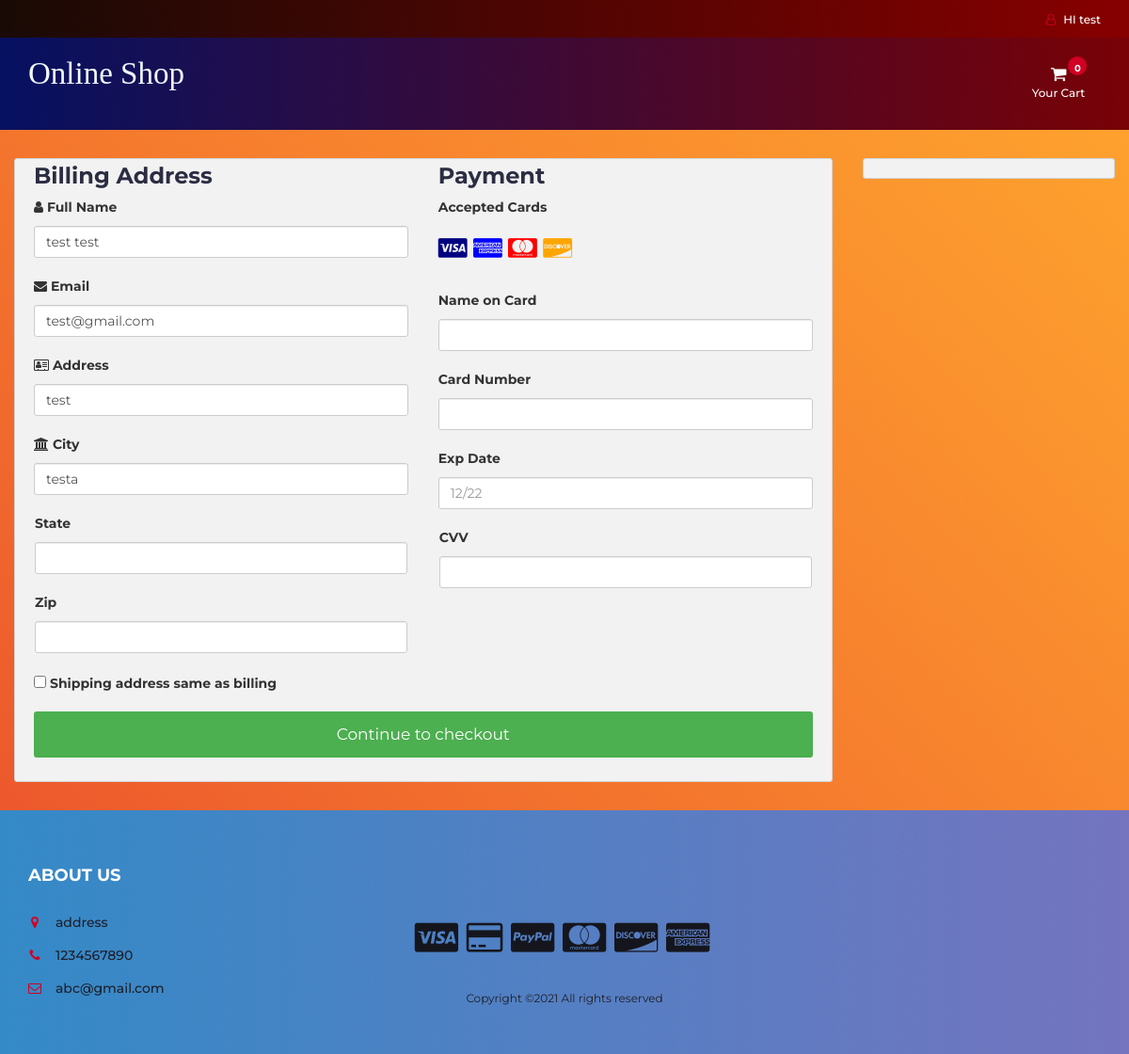
Page /checkout.php (signed in) on the committed database.
### tables this page shows
CREATE TABLE `user_info` (
  `user_id` int(10) NOT NULL,
  `first_name` varchar(100) NOT NULL,
  `last_name` varchar(100) NOT NULL,
  `email` varchar(300) NOT NULL,
  `password` varchar(300) NOT NULL,
  `mobile` varchar(10) NOT NULL,
  `address1` varchar(300) NOT NULL,
  `address2` varchar(11) NOT NULL
);

### checkout.php (the view, shortened to what this page needs)
<?php
include "db.php";
include "header.php";
?>
<section class="section">
	<div class="container-fluid">
		<div class="row-checkout">
		<?php
		if(isset($_SESSION["uid"])){
			$sql = "SELECT * FROM user_info WHERE user_id='$_SESSION[uid]'";
			$query = mysqli_query($con,$sql);
			$row=mysqli_fetch_array($query);
		echo'
			<div class="col-75">
				<div class="container-checkout">
				<form id="checkout_form" action="checkout_process.php" method="POST" class="was-validated">
					<div class="row-checkout">
					<div class="col-50">
						<h3>Billing Address</h3>
						<label for="fname"><i class="fa fa-user" ></i> Full Name</label>
						<input type="text" id="fname" class="form-control" name="firstname" pattern="^[a-zA-Z ]+$"  value="'.$row["first_name"].' '.$row["last_name"].'">
						<label for="email"><i class="fa fa-envelope"></i> Email</label>
						<input type="text" id="email" name="email" class="form-control" pattern="^[_a-z0-9-]+(\.[_a-z0-9-]+)*@[a-z0-9]+(\.[a-z]{2,4})$" value="'.$row["email"].'" required>
						<label for="adr"><i class="fa fa-address-card-o"></i> Address</label>
						<input type="text" id="adr" name="address" class="form-control" value="'.$row["address1"].'" required>
						<label for="city"><i class="fa fa-institution"></i> City</label>
						<input type="text" id="city" name="city" class="form-control" value="'.$row["address2"].'" pattern="^[a-zA-Z ]+$" required>
						<div class="row">
						<div class="col-50">
							<label for="state">State</label>
							<input type="text" id="state" name="state" class="form-control" pattern="^[a-zA-Z ]+$" required>
						</div>
						<div class="col-50">
							<label for="zip">Zip</label>
							<input type="text" id="zip" name="zip" class="form-control" pattern="^[0-9]{6}(?:-[0-9]{4})?$" required>
						</div>
						</div>
					</div>
					<div class="col-50">
						<h3>Payment</h3>
						<label for="fname">Accepted Cards</label>
						<div class="icon-container">
						<i class="fa fa-cc-visa" style="color:navy;"></i>
						<i class="fa fa-cc-amex" style="color:blue;"></i>
						<i class="fa fa-cc-mastercard" style="color:red;"></i>
						<i class="fa fa-cc-discover" style="color:orange;"></i>
						</div>
						<label for="cname">Name on Card</label>
						<input type="text" id="cname" name="cardname" class="form-control" pattern="^[a-zA-Z ]+$" required>
						<div class="form-group" id="card-number-field">
                        <label for="cardNumber">Card Number</label>
                        <input type="text" class="form-control" id="cardNumber" name="cardNumber" required>
                    </div>
						<label for="expdate">Exp Date</label>
						<input type="text" id="expdate" name="expdate" class="form-control" pattern="^((0[1-9])|(1[0-2]))\/(\d{2})$" placeholder="12/22"required>
						<div class="row">
						<div class="col-50">
							<div class="form-group CVV">
								<label for="cvv">CVV</label>
								<input type="text" class="form-control" name="cvv" id="cvv" required>
						</div>
						</div>
					</div>
					</div>
					</div>
					<label><input type="CHECKBOX" name="q" class="roomselect" value="conform" required> Shipping address same as billing
					</label>';
					$total=0;
					$total_count=$_POST['total_count'];
				echo'
				<input type="hidden" name="total_count" value="'.$total_count.'">
					<input type="hidden" name="total_price" value="'.$total.'">
					<input type="submit" id="submit" value="Continue to checkout" class="checkout-btn">
				</form>
				</div>
			</div>
			';
		}else{
			echo"<script>window.location.href = 'cart.php'</script>";
		}
		?>
			<div class="col-25">
				<div class="container-checkout">
				</div>
			</div>
		</div>
	</div>
</section>
<?php
include "footer.php";
?>

### header.php (shortened to what this page needs)
<!DOCTYPE html>
<html lang="en">
	<head>
		<link type="text/css" rel="stylesheet" href="css/bootstrap.min.css"/>
		<link type="text/css" rel="stylesheet" href="css/slick.css"/>
		<link type="text/css" rel="stylesheet" href="css/slick-theme.css"/>
		<link type="text/css" rel="stylesheet" href="css/nouislider.min.css"/>
		<link rel="stylesheet" href="css/font-awesome.min.css">
		<link type="text/css" rel="stylesheet" href="css/style.css"/>
		<link type="text/css" rel="stylesheet" href="css/accountbtn.css"/>
    </head>
	<body>
		<header>
			<div id="top-header">
				<div class="container">
					<ul class="header-links pull-right">
						<li><?php
                             include "db.php";
                            if(isset($_SESSION["uid"])){
                                $sql = "SELECT first_name FROM user_info WHERE user_id='$_SESSION[uid]'";
                                $query = mysqli_query($con,$sql);
                                $row=mysqli_fetch_array($query);
                                echo '
                               <div class="dropdownn">
                                  <a href="#" class="dropdownn" data-toggle="modal" data-target="#myModal" ><i class="fa fa-user-o"></i> HI '.$row["first_name"].'</a>
                                  <div class="dropdownn-content">
                                    <a href="" data-toggle="modal" data-target="#profile"><i class="fa fa-user-circle" aria-hidden="true" ></i>My Profile</a>
                                    <a href="logout.php"  ><i class="fa fa-sign-in" aria-hidden="true"></i>Log out</a>
                                  </div>
                                </div>';
                            }
                                             ?>
                                </li>
					</ul>
				</div>
			</div>
			<div id="header">
				<div class="container">
					<div class="row">
						<div class="col-md-6">
							<div class="header-logo">
								<a href="http://localhost/myproject/shopping-website-DBMS/index.php" class="logo">
								<font style="font-style:normal; font-size: 33px;color: aliceblue;font-family: serif">
                                        Online Shop
                                    </font>
								</a>
							</div>
						</div>
						<div class="col-md-6 clearfix">
							<div class="header-ctn">
								<div class="dropdown">
									<a class="dropdown-toggle" data-toggle="dropdown" aria-expanded="true">
										<i class="fa fa-shopping-cart"></i>
										<span>Your Cart</span>
										<div class="badge qty">0</div>
									</a>
									</div>
							</div>
						</div>
					</div>
				</div>
			</div>
		</header>

### css/style.css (style rules this page uses)
body { font-family: 'Montserrat', sans-serif; font-weight: 400; background-image: linear-gradient(-134deg, #FFA62E 0%, #FB962E 20%, #F8852E 40%, #F3742D 60%, #EF612D 80%, #EA4D2C 100%); }
h1, h2, h3, h4, h5, h6 { color: #2B2D42; font-weight: 700; margin: 0 0 10px; }
a { color: #2B2D42; font-weight: 500; -webkit-transition: 0.2s color; transition: 0.2s color; }
ul, ol { margin: 0; padding: 0; list-style: none }
.section { padding-top: 30px; padding-bottom: 30px; }
#top-header { padding-top: 10px; padding-bottom: 10px; background-color: #1E1F29; }
.header-links li { display: inline-block; margin-right: 15px; font-size: 12px; }
.header-links li:last-child { margin-right: 0px; }
.header-links li a { color: #FFF; }
.header-links li i { color: #D10024; margin-right: 5px; }
#header { padding-top: 15px; padding-bottom: 15px; background-image: linear-gradient(-135deg, #FF6CAB 0%, #F660BC 10%, #EC53CD 20%, #E045DE 30%, #D335EE 40%, #C323FF 50%, #B53AFF 60%, #A749FF 70%, #9854FF 80%, #865EFF 90%, #7366FF 100%); }
.header-logo { float: left; }
.header-ctn { float: right; padding: 15px 0px; }
.header-ctn>div { display: inline-block; }
.header-ctn>div>a { display: block; position: relative; width: 90px; text-align: center; color: #FFF; }
.header-ctn>div>a>i { display: block; font-size: 18px; }
.header-ctn>div>a>span { font-size: 12px; }
.header-ctn>div>a>.qty { position: absolute; right: 15px; top: -10px; width: 20px; height: 20px; line-height: 20px; text-align: center; border-radius: 50%; font-size: 10px; color: #FFF; background-color: #D10024; }

### css/accountbtn.css (style rules this page uses)
.dropdownn { position: relative; display: inline-block; }

### header.php (style rules this page uses)
#header { background: #780206; background: -webkit-linear-gradient(to right, #061161, #780206); background: linear-gradient(to right, #061161, #780206); }
#top-header { background: #870000; background: -webkit-linear-gradient(to right, #190A05, #870000); background: linear-gradient(to right, #190A05, #870000); }

### checkout.php (style rules this page uses)
.row-checkout { display: -ms-flexbox; display: flex; -ms-flex-wrap: wrap; flex-wrap: wrap; margin: 0 -16px; }
.col-25 { -ms-flex: 25%; flex: 25%; }
.col-50 { -ms-flex: 50%; flex: 50%; }
.col-75 { -ms-flex: 75%; flex: 75%; }
.col-25, .col-50, .col-75 { padding: 0 16px; }
.container-checkout { background-color: #f2f2f2; padding: 5px 20px 15px 20px; border: 1px solid lightgrey; border-radius: 3px; }
input[type=text] { width: 100%; margin-bottom: 20px; padding: 12px; border: 1px solid #ccc; border-radius: 3px; }
label { margin-bottom: 10px; display: block; }
.icon-container { margin-bottom: 20px; padding: 7px 0; font-size: 24px; }
.checkout-btn { background-color: #4CAF50; color: white; padding: 12px; margin: 10px 0; border: none; width: 100%; border-radius: 3px; cursor: pointer; font-size: 17px; }

### rows in the picture
user_info: first_name "test", firstname "test test", email "test@gmail.com", address "test", city "testa"
